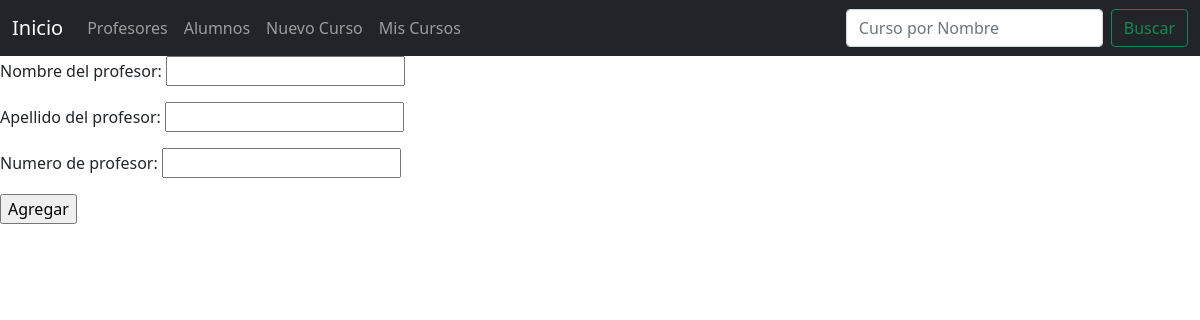
Before: /profesores/ with the older database file.
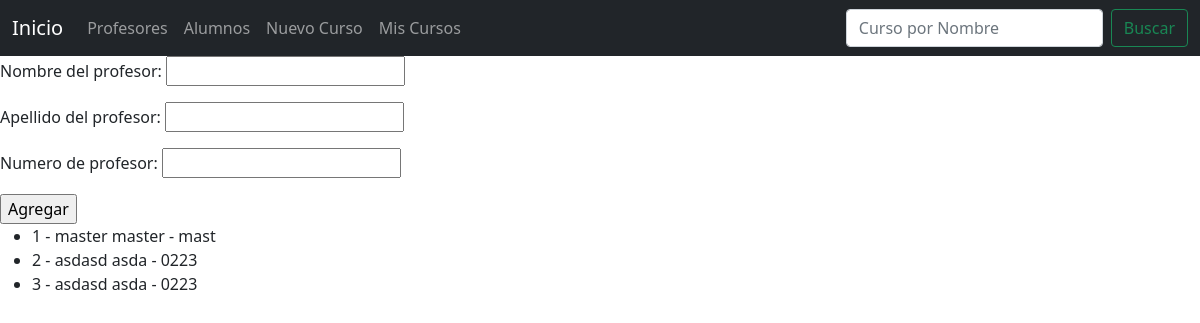
After: the same page with the newer database file.
### Aplicacion/models.py (models this page shows, shortened)
class Profesor(models.Model):
    nombre_del_profesor = models.CharField(max_length=20)
    apellido_del_profesor = models.CharField(max_length=20)
    numero_de_profesor = models.CharField(max_length=4)

### Aplicacion/views.py (the view)
# urls.py: path("profesores/", mostrar_profesores, name="profesores"),
def mostrar_profesores(request):
    context = {
        "form": ProfesorForm(),
        "profesores": Profesor.objects.all(),
    }
    return render(request, "Aplicacion/profesores.html", context)

### Aplicacion/forms.py
class ProfesorForm(forms.ModelForm):
    class Meta:
        model = Profesor
        fields = '__all__'

### Aplicacion/templates/Aplicacion/profesores.html (shortened to what this page needs)
{% extends "Aplicacion/base.html" %}
{% load static %}
{% block main %}
<h1>Administracion de Profesores: </h1>
<form action="{% url 'agregar-profesor' %}" method="post">
    {{form.as_p}}
    <input type="submit" value="Agregar">
</form>
<ul>
    {% for profesor in profesores %}
    <li>
        {{ profesor.id }} - {{profesor.nombre_del_profesor}} {{profesor.apellido_del_profesor}} - {{profesor.numero_de_profesor}}
    </li>
    {% endfor %}
</ul>
{% endblock %}

Changed rows visible on the page:
added Profesor: id "1", nombre_del_profesor "master", apellido_del_profesor "master", numero_de_profesor "mast"
added Profesor: id "2", nombre_del_profesor "asdasd", apellido_del_profesor "asda", numero_de_profesor "0223"
added Profesor: id "3", nombre_del_profesor "asdasd", apellido_del_profesor "asda", numero_de_profesor "0223"
